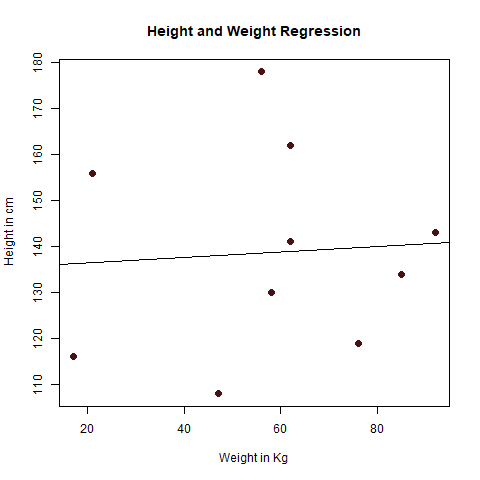

This figure's R source:
#  creating input vector for lm() function in R

x <- c(141, 134, 178, 156, 108, 116, 119, 143, 162, 130)
y <- c(62, 85, 56, 21,  47, 17, 76, 92, 62, 58)

# Applying th lm() function.

relationship_model <- lm(y ~ x)

# for printing then coefficient:-
# print(relationship_model) # nolint

# for getting the summary of the relationship model  :- 
# print(summary(relationship_model))

# finding the weight of the person with height 170 :-
z <- data.frame(x = 160)
predict_result  <- predict(relationship_model, z)
print(predict_result)

# Plotting the regreession 
png(file = "linear_regression.png")
plot(y,x,col = "#491212",main = "Height and Weight Regression",abline(lm(x~y)),cex = 1.3,pch = 16,xlab = "Weight in Kg",ylab = "Height in cm")
dev.off()
